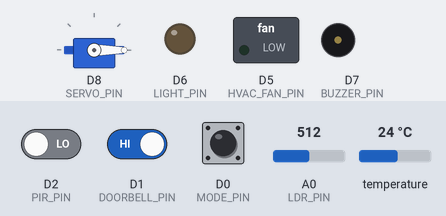
Simulated run of this sketch. Board: ESP8266 (NodeMCU). Shown: servo, switched loads named in the sketch (green lamp = pin HIGH), output pins drawn as LEDs (lit = HIGH), buzzer (waves = sounding, pin HIGH). The test bench sets the inputs (shaded band); at power-on: D2 (PIR_PIN) LOW, temperature 24 °C, D0 (MODE_PIN) HIGH, A0 (LDR_PIN) = 512, D1 (DOORBELL_PIN) HIGH.

Above: at 1.2 s.
1.3 s: D2 (PIR_PIN) driven HIGH
At 1.42 s:
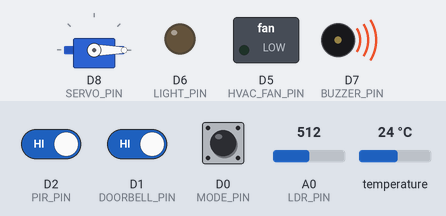
4.3 s: temperature set to 29.4 °C
7.3 s: temperature set to 30.7 °C
At 7.43 s:
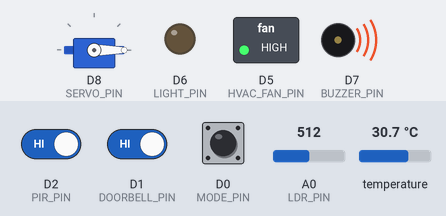
10.3 s: D0 (MODE_PIN) pulled LOW for 3.2 s
15.0 s: A0 (LDR_PIN) set to 390
At 15.12 s:
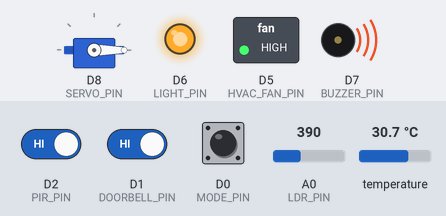
18.0 s: D1 (DOORBELL_PIN) driven LOW
At 18.13 s:
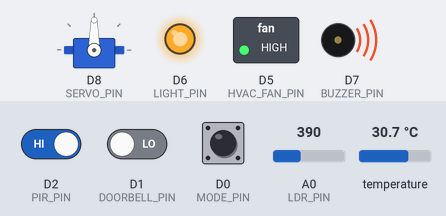
Timing chart, 0 to 22.0 s (numbered marks = the images above; inputs shaded):
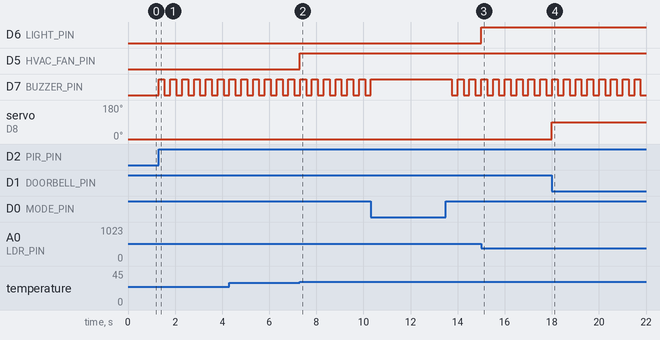

Measured:
- the behaviour switches between 30 and 30.1 °C on temperature (found by bisection; images 1 and 2)
- after the input at 1.3 s, D7 (BUZZER_PIN): alternates HIGH for 0.25 s and LOW for 0.25 s, starting at once
- after the input at 7.3 s, D5 (HVAC_FAN_PIN): LOW → HIGH at once
- after the input at 15.0 s, D6 (LIGHT_PIN): LOW → HIGH at once
- after the input at 18.0 s, servo on D8 (SERVO_PIN): 0° → 90° at once

The sketch:

PROJFINALDRAFT8.ino
```cpp
#include <Servo.h>
#include <Wire.h>
#include <Adafruit_MLX90614.h>

Adafruit_MLX90614 mlx = Adafruit_MLX90614();
Servo doorServo;

const uint8_t LDR_PIN       = A0;
const uint8_t DOORBELL_PIN  = D1;
const uint8_t PIR_PIN       = D2;
const uint8_t HVAC_FAN_PIN  = D5;
const uint8_t LIGHT_PIN     = D6;
const uint8_t BUZZER_PIN    = D7;
const uint8_t SERVO_PIN     = D8;
const uint8_t MODE_PIN      = 16;  // GPIO16 is D0

const float TEMP_THRESHOLD = 30.0;
const uint32_t DOOR_OPEN_TIME = 5000;
const uint32_t ALARM_BLINK_INTERVAL = 250;

uint32_t currentMillis = 0;
uint32_t doorOpenedAt = 0;
uint32_t lastAlarmBlink = 0;

bool isDoorOpen = false;
bool isArmed = false;
bool alarmLEDState = false;

void setup() {
  Serial.begin(115200);
  pinMode(PIR_PIN, INPUT);
  pinMode(DOORBELL_PIN, INPUT_PULLUP);
  pinMode(MODE_PIN, INPUT);
  pinMode(HVAC_FAN_PIN, OUTPUT);
  pinMode(LIGHT_PIN, OUTPUT);
  pinMode(BUZZER_PIN, OUTPUT);
  doorServo.attach(SERVO_PIN);
  doorServo.write(0);
  Wire.begin(D3, D4);
  mlx.begin();
}

void loop() {
  currentMillis = millis();
  isArmed = (digitalRead(MODE_PIN) == HIGH);

  // HVAC Logic
  if (mlx.readAmbientTempC() > TEMP_THRESHOLD) {
    digitalWrite(HVAC_FAN_PIN, HIGH);
    if (!isArmed || digitalRead(PIR_PIN) == LOW) digitalWrite(BUZZER_PIN, HIGH);
  } else {
    digitalWrite(HVAC_FAN_PIN, LOW);
    if (!isArmed || digitalRead(PIR_PIN) == LOW) digitalWrite(BUZZER_PIN, LOW);
  }

  // Light Logic
  if (analogRead(LDR_PIN) < 400) digitalWrite(LIGHT_PIN, HIGH);
  else digitalWrite(LIGHT_PIN, LOW);

  // Security Logic
  if (isArmed && digitalRead(PIR_PIN) == HIGH) {
    if (currentMillis - lastAlarmBlink >= ALARM_BLINK_INTERVAL) {
      lastAlarmBlink = currentMillis;
      alarmLEDState = !alarmLEDState;
      digitalWrite(LIGHT_PIN, alarmLEDState);
      digitalWrite(BUZZER_PIN, alarmLEDState);
    }
  }

  // Door Logic
  if (digitalRead(DOORBELL_PIN) == LOW && !isDoorOpen) {
    doorServo.write(90);
    isDoorOpen = true;
    doorOpenedAt = currentMillis;
  }
  if (isDoorOpen && (currentMillis - doorOpenedAt >= DOOR_OPEN_TIME)) {
    doorServo.write(0);
    isDoorOpen = false;
  }
}
```
